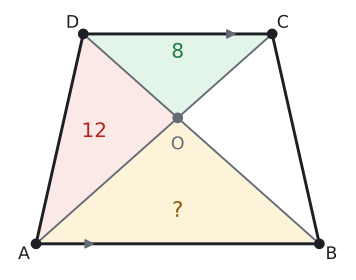

Python code for this plot:
# Alıştırma 7: A(DOC) = 8, A(AOD) = 12 → A(COB) = 12, A(AOB) = 12 · 12 / 8 = 18. (|AB| = 9, |DC| = 6, h = 20/3 ile çizildi.)
import sys; sys.path.insert(0, "tools")
from cizim import *

S = 1.0  # ölçek: yazı ve işaret boşlukları bu birimle çarpılır
P = lambda x, y: np.array([float(x), float(y)])
uz = lambda U, V: round(float(np.linalg.norm(U - V)), 4)
def alan(*K):
    x = [k[0] for k in K]; y = [k[1] for k in K]
    return round(abs(sum(x[i] * y[i - 1] - x[i - 1] * y[i] for i in range(len(K)))) / 2, 4)
def kesis(p, u, q, v):
    t = np.linalg.solve(np.array([u, -v]).T, q - p); return p + t[0] * u
def paralel_isareti(U, V, renk=SOLUK, k=0.18, f=0.5):
    M = U + f * (V - U); t = (V - U) / np.linalg.norm(V - U)
    ax.annotate("", xy=M + k * S * t, xytext=M - k * S * t, arrowprops=dict(arrowstyle="-|>", color=renk, lw=1.4, mutation_scale=14))
def cetik(U, V, n=1, renk=SOLUK, L=0.16):
    M = (U + V) / 2; t = (V - U) / np.linalg.norm(V - U); m = np.array([-t[1], t[0]])
    for i in range(n):
        c = M + (i - (n - 1) / 2) * 0.13 * S * t
        ax.plot(*zip(c - L * S * m, c + L * S * m), color=renk, lw=1.5)
def olcu(U, V, metin, d=0.3, renk=YAZI, fs=13):
    """[UV] parçasının ortasına, U->V yönünün soluna d kadar uzağa yazı (d < 0: sağına)."""
    M = (U + V) / 2; t = (V - U) / np.linalg.norm(V - U); m = np.array([-t[1], t[0]])
    ax.text(*(M + d * S * m), metin, ha="center", va="center", color=renk, fontsize=fs)
def dik_isareti(K, U, V, r=0.28):
    a_ = (U - K) / np.linalg.norm(U - K) * r * S; b_ = (V - K) / np.linalg.norm(V - K) * r * S
    ax.plot(*zip(K + a_, K + a_ + b_, K + b_), color=SOLUK, lw=1.3)
def boya(*K, renk=MAVI_ACIK):
    ax.add_patch(patches.Polygon(np.array(K), closed=True, facecolor=renk, edgecolor="none", zorder=0))
def ortasi(*K):
    return sum(K) / len(K)
def ad(K, metin, dx, dy, renk=YAZI):
    ax.text(K[0] + dx * S, K[1] + dy * S, metin, ha="center", va="center", color=renk, fontsize=13)
def yamuk(A, B, C, D, fa=0.5, fd=0.5):
    ax.plot(*zip(A, B, C, D, A), color=YAZI, zorder=3)
    paralel_isareti(A, B, f=fa); paralel_isareti(D, C, f=fd)
    for Q in (A, B, C, D): nokta(ax, *Q, "")
def cerceve(xmin, xmax, ymin, ymax, en=6.0):
    fig, ax = sekil(en, en * (ymax - ymin) / (xmax - xmin))
    ax.set_aspect("equal"); ax.axis("off")
    ax.set_xlim(xmin, xmax); ax.set_ylim(ymin, ymax)
    return fig, ax

A, B, C, D = P(0, 0), P(9, 0), P(7.5, 20 / 3), P(1.5, 20 / 3)
O = kesis(A, C - A, B, D - B)
print("S1", alan(D, O, C), "S2", alan(C, O, B), "S3", alan(B, O, A), "S4", alan(A, O, D))
S = 0.85
fig, ax = cerceve(-0.9, 9.9, -0.9, 7.5, en=4.6)
boya(D, O, C, renk=YESIL_ACIK); boya(A, O, D, renk=KIRMIZI_ACIK); boya(A, O, B, renk=SARI_ACIK)
ax.plot(*zip(A, C), color=SOLUK, lw=1.4); ax.plot(*zip(B, D), color=SOLUK, lw=1.4)
yamuk(A, B, C, D, fa=0.2, fd=0.8)
nokta(ax, *O, "", renk=SOLUK)
ad(A, "A", -0.45, -0.4); ad(B, "B", 0.45, -0.4); ad(C, "C", 0.4, 0.4); ad(D, "D", -0.4, 0.4)
ad(O, "O", 0, -1.0, renk=SOLUK)
ax.text(*ortasi(D, O, C) + P(0, 0.3), "8", ha="center", va="center", color=YESIL, fontsize=15)
ax.text(*ortasi(A, O, D) + P(-0.15, 0), "12", ha="center", va="center", color=KIRMIZI, fontsize=15)
ax.text(*ortasi(A, O, B) + P(0, -0.3), "?", ha="center", va="center", color=SARI, fontsize=16)
kaydet(fig, __file__)
